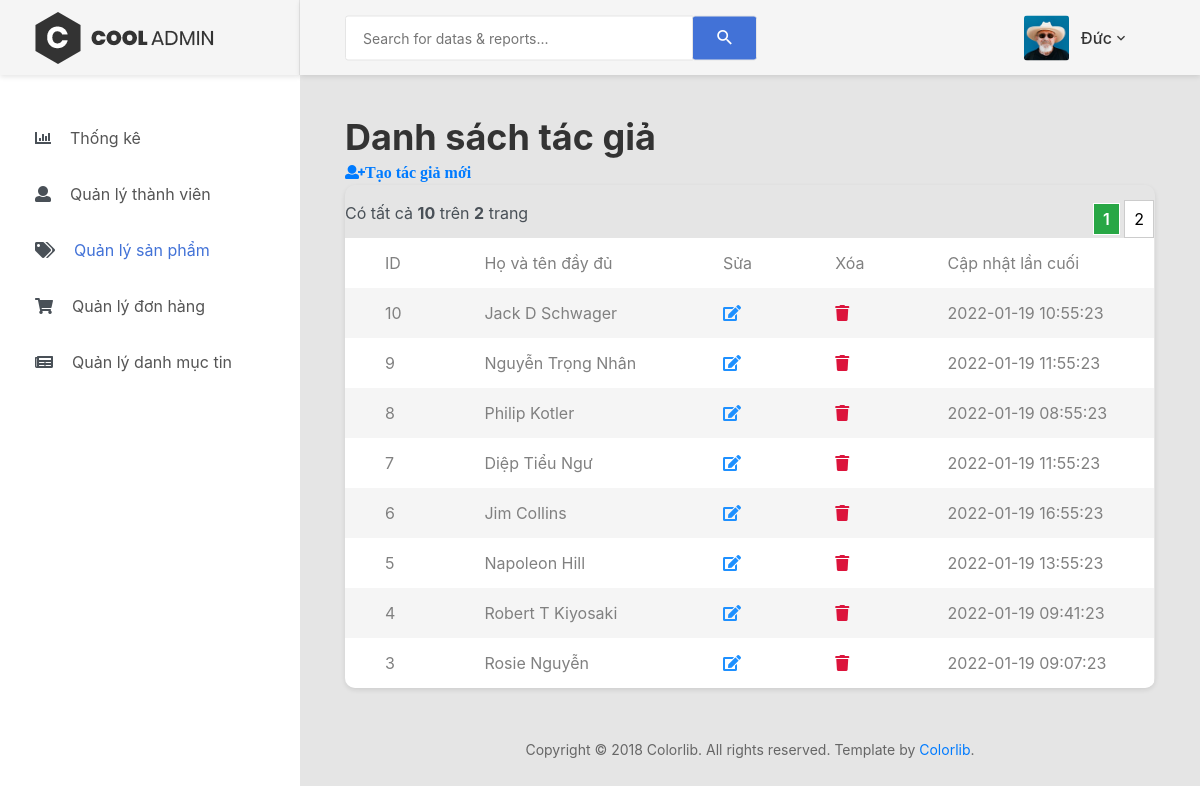
Screenshot of /admin/author.php (signed in) with the database file from the repository.
### tables this page shows
CREATE TABLE `authors` (
  `id` int(11) NOT NULL,
  `name` varchar(50) NOT NULL,
  `last_updated` datetime DEFAULT NULL
);

### admin/author.php (the view, shortened to what this page needs)
<?php
    include 'header.php';
     ?>
   <body>
        <?php if (empty($_SESSION['current_user'])) { ?>
            <a href="login.php">Đăng nhập để vào trang Admin</a>
            <?php
         } else {
        include 'menu_sidebar.php';
        ?>
        <div class="page-container">
    <?php include 'admin_navbar.php'; ?>
    <?php
        include '../connect_db.php';
        $item_per_page = (!empty($_GET['per_page'])) ? $_GET['per_page'] : 8;
        $current_page = (!empty($_GET['page'])) ? $_GET['page'] : 1;
        $offset = ($current_page - 1) * $item_per_page;
        $result = mysqli_query($con, "SELECT * FROM authors ORDER BY `id` DESC LIMIT " . $item_per_page . " OFFSET " . $offset);
        ?>
            <div class="main-content">
                <div class="section__content section__content--p30">
                    <div class="container-fluid">
                        <div class="row">
                             <div class="col-xl-12">
                                    <h1>Danh sách tác giả</h1>
                                    <a class="fa fa-user-plus" href="./author_create.php">Tạo tác giả mới</a>
                                <div class="table-responsive table--no-card m-b-30">
                            <?php
                            include './pagination.php';
                            ?>
                                    <table class="table table-borderless table-striped table-earning">
                                        <tr>
                                            <td>ID</td>
                                            <td>Họ và tên đầy đủ</td>
                                            <td>Sửa</td>
                                            <td>Xóa</td>
                                            <td>Cập nhật lần cuối</td>
                                        </tr>
                                        <?php
                                        while ($row = mysqli_fetch_array($result)) {
                                            ?>
                                            <tr>
                                                <td><?= $row['id'] ?></td>
                                                <td><?= $row['name'] ?></td>
                                                <td><a class="fa fa-edit" href="./author_edit.php?id=<?= $row['id'] ?>" style="color:dodgerblue"></a></td>
                                                <td><a class="fa fa-trash" href="./author_delete.php?id=<?= $row['id'] ?>" style="color:crimson"></a></td>
                                                <td><?= $row['last_updated'] ?></td>
                                            </tr>
                                        <?php } ?>
                                    </table>
                                </div>
                                </div>
                            </div>
                        <div class="row">
                            <div class="col-md-12">
                                <div class="copyright">
                                    <p>Copyright © 2018 Colorlib. All rights reserved. Template by <a href="https://colorlib.com">Colorlib</a>.</p>
                                </div>
                            </div>
                        </div>
                    </div>
                </div>
            </div>
        </div>
    <?php } ?>
</body>
</html>

### admin/author.php (style rules this page uses)
* { margin: 0; padding: 0; box-sizing: border-box; font-family: -apple-system,BlinkMacSystemFont,"Segoe UI",Roboto,"Helvetica Neue",Arial,sans-serif,"Apple Color Emoji","Segoe UI Emoji","Segoe UI Symbol","Noto Color Emoji"; color: #495057; }

### rows the page displays
authors: id "10", name "Jack D Schwager", last_updated "2022-01-19 10:55:23"
authors: id "9", name "Nguyễn Trọng Nhân", last_updated "2022-01-19 11:55:23"
authors: id "8", name "Philip Kotler", last_updated "2022-01-19 08:55:23"
authors: id "7", name "Diệp Tiểu Ngư", last_updated "2022-01-19 11:55:23"
authors: id "6", name "Jim Collins", last_updated "2022-01-19 16:55:23"
authors: id "5", name "Napoleon Hill", last_updated "2022-01-19 13:55:23"
authors: id "4", name "Robert T Kiyosaki", last_updated "2022-01-19 09:41:23"
authors: id "3", name "Rosie Nguyễn", last_updated "2022-01-19 09:07:23"

### other values shown
$currentUser['last_name'] "Đức"
$totalRecords "10"
$totalPages "2"
